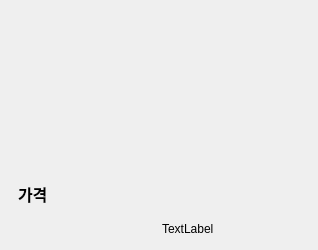
         <widget class="QWidget" name="widget_261" native="true">
          <property name="minimumSize">
           <size>
            <width>318</width>
            <height>250</height>
           </size>
          </property>
          <property name="maximumSize">
           <size>
            <width>318</width>
            <height>250</height>
           </size>
          </property>
          <layout class="QVBoxLayout" name="verticalLayout_23">
           <property name="spacing">
            <number>6</number>
           </property>
           <property name="leftMargin">
            <number>0</number>
           </property>
           <property name="topMargin">
            <number>0</number>
           </property>
           <item>
            <widget class="QWidget" name="widget_img_2" native="true">
             <property name="minimumSize">
              <size>
               <width>282</width>
               <height>100</height>
              </size>
             </property>
             <property name="maximumSize">
              <size>
               <width>300</width>
               <height>100</height>
              </size>
             </property>
             <layout class="QVBoxLayout" name="verticalLayout_27">
              <item>
               <widget class="QLabel" name="label_img">
                <property name="text">
                 <string/>
                </property>
                <property name="textFormat">
                 <enum>Qt::AutoText</enum>
                </property>
                <property name="pixmap">
                 <pixmap>../../../../Desktop/쿠치나/[주문율 1등].png</pixmap>
                </property>
                <property name="scaledContents">
                 <bool>false</bool>
                </property>
                <property name="alignment">
                 <set>Qt::AlignLeading|Qt::AlignLeft|Qt::AlignVCenter</set>
                </property>
                <property name="wordWrap">
                 <bool>false</bool>
                </property>
               </widget>
              </item>
             </layout>
            </widget>
           </item>
           <item>
            <widget class="QWidget" name="widget_262" native="true">
             <property name="minimumSize">
              <size>
               <width>0</width>
               <height>50</height>
              </size>
             </property>
             <property name="maximumSize">
              <size>
               <width>16777215</width>
               <height>50</height>
              </size>
             </property>
             <layout class="QVBoxLayout" name="verticalLayout_31">
              <item>
               <widget class="QLabel" name="label_product_name">
                <property name="font">
                 <font>
                  <pointsize>12</pointsize>
                  <weight>75</weight>
                  <bold>true</bold>
                 </font>
                </property>
                <property name="text">
                 <string/>
                </property>
               </widget>
              </item>
             </layout>
            </widget>
           </item>
           <item>
            <widget class="QWidget" name="widget_263" native="true">
             <property name="minimumSize">
              <size>
               <width>0</width>
               <height>100</height>
              </size>
             </property>
             <property name="maximumSize">
              <size>
               <width>16777215</width>
               <height>100</height>
              </size>
             </property>
             <layout class="QVBoxLayout" name="verticalLayout">
              <item>
               <widget class="QWidget" name="widget" native="true">
                <property name="minimumSize">
                 <size>
                  <width>300</width>
                  <height>50</height>
                 </size>
                </property>
                <property name="maximumSize">
                 <size>
                  <width>300</width>
                  <height>50</height>
                 </size>
                </property>
                <layout class="QVBoxLayout" name="verticalLayout_2">
                 <item>
                  <widget class="QLabel" name="label">
                   <property name="minimumSize">
                    <size>
                     <width>0</width>
                     <height>50</height>
                    </size>
                   </property>
                   <property name="maximumSize">
                    <size>
                     <width>16777215</width>
                     <height>50</height>
                    </size>
                   </property>
                   <property name="font">
                    <font>
                     <pointsize>12</pointsize>
                     <weight>75</weight>
                     <bold>true</bold>
                    </font>
                   </property>
                   <property name="text">
                    <string>가격</string>
                   </property>
                  </widget>
                 </item>
                </layout>
               </widget>
              </item>
              <item>
               <widget class="QWidget" name="widget_price" native="true">
                <property name="minimumSize">
                 <size>
                  <width>300</width>
                  <height>50</height>
                 </size>
                </property>
                <property name="maximumSize">
                 <size>
                  <width>300</width>
                  <height>50</height>
                 </size>
                </property>
                <layout class="QHBoxLayout" name="horizontalLayout">
                 <item>
                  <widget class="QLabel" name="label_RL">
                   <property name="text">
                    <string/>
                   </property>
                  </widget>
                 </item>
                 <item>
                  <widget class="QLabel" name="label_price">
                   <property name="text">
                    <string>TextLabel</string>
                   </property>
                  </widget>
                 </item>
                </layout>
               </widget>
              </item>
             </layout>
            </widget>
           </item>
          </layout>
         </widget>
